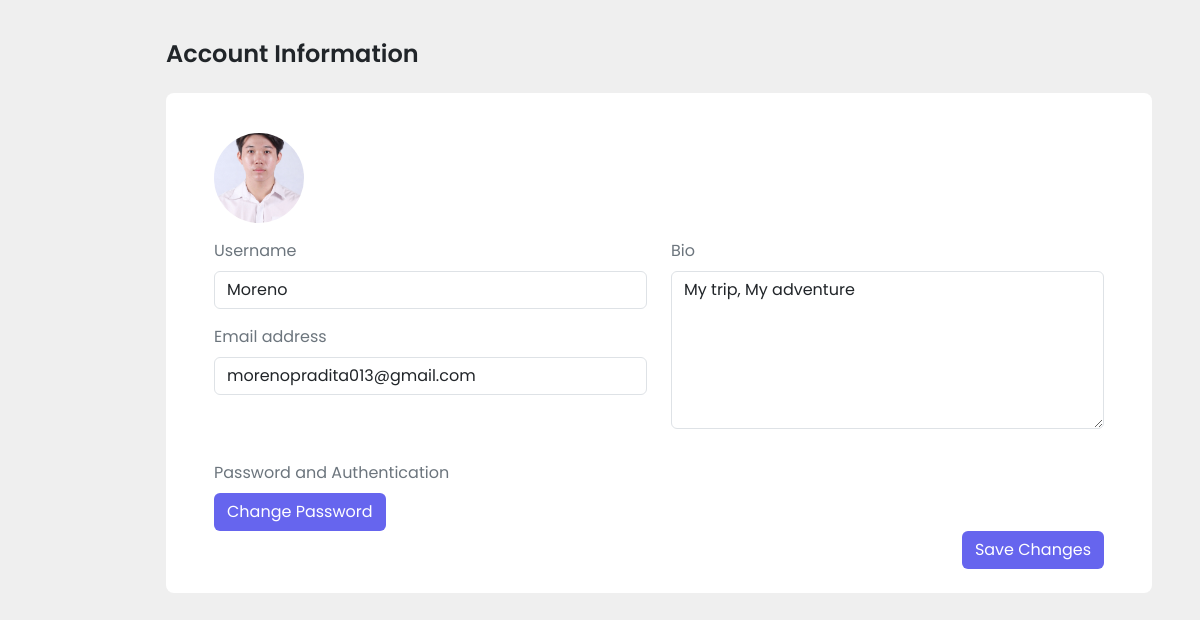
Screenshot of /editProfile.php (signed in) with the database file from the repository.
### tables this page shows
CREATE TABLE `users` (
  `user_id` int NOT NULL,
  `username` varchar(100) NOT NULL,
  `email` varchar(255) NOT NULL,
  `password` varchar(255) NOT NULL,
  `image` varchar(100) DEFAULT NULL,
  `bio` varchar(225) DEFAULT NULL
);

### load-foto.php (called while the page is built, shortened)
<?php
  $userId = $_SESSION['user_id'];
  $sql = "SELECT image, username, email FROM users WHERE user_id = ?";
  $stmt = $conn->prepare($sql);
  $stmt->bind_param("i", $userId);
  $stmt->execute();
  $stmt->store_result();
  $stmt->bind_result($image, $username, $email);
  $image = !empty($image) ? $image : 'uploads/default.jpg';
?>

### pre-profile.php (called while the page is built, shortened)
<?php
    require_once 'mydb.php';
    $user_id = $_SESSION['user_id'];
    $sql = "SELECT username, email, bio FROM users WHERE user_id = ?";
    if ($stmt = $conn->prepare($sql)) {
        $stmt->bind_param('i', $user_id);
        $stmt->execute();
        $stmt->bind_result($username, $email, $bio);
    }
?>

### editProfile.php (the view, shortened to what this page needs)
<?php
    require "pre-profile.php";
    require "load-foto.php";
?>
<html lang="en">
<head>
    <link href="https://cdn.lineicons.com/4.0/lineicons.css" rel="stylesheet" />
    <link href="https://cdn.jsdelivr.net/npm/bootstrap@5.3.0-alpha3/dist/css/bootstrap.min.css" rel="stylesheet"
>
    <link rel="stylesheet" href="style.css">
</head>
<body>
    <div class="wrapper">
        <?php require_once 'sidebar.php';?>
        <div class="main my-4 mx-5">
            <div id="Header" class="d-flex my-3">
                <h1>Account Information</h1>
            </div>
            <div class="bg-white rounded-3 p-4 px-5">
                <form id="editProfile" action="edit-profile.php" method="POST" enctype="multipart/form-data">
                    <div>
                        <img src="<?php echo htmlspecialchars($image); ?>" alt="Profile Picture" id="profileImage" class="mt-3 img-fluid rounded-circle mb-3"
                            style="width: 90px; height: 90px; object-fit: cover; cursor: pointer;" onclick="document.getElementById('fileInput').click();">
                    </div>
                    <div class="row text-secondary">
                        <div class="col-md-6">
                            <div class="mb-3">
                                <label for="username" class="form-label">Username</label>
                                <input type="text" class="form-control" id="username" name="username" value="<?php echo htmlspecialchars($username); ?>" required>
                            </div>
                            <div class="mb-3">
                                <label for="email" class="form-label">Email address</label>
                                <input type="email" class="form-control" id="email" name="email" value="<?php echo htmlspecialchars($email); ?>" required>
                            </div>
                        </div>
                        <div class="col-md-6">
                            <div class="mb-3">
                                <label for="bio" class="form-label">Bio</label>
                                <textarea class="form-control" id="bio" name="bio" rows="6"><?php echo htmlspecialchars($bio); ?></textarea>
                            </div>
                        </div>
                    </div>
                </form>
                    <div>
                        <label for="inputPassword5" class="form-label text-secondary">Password and Authentication</label>
                        <div>
                            <button type="button" class="btn text-white" data-bs-toggle="modal" data-bs-target="#passwordModal"
                            style="background: #6665ee;">Change Password</button>
                        </div>
                        <div class="d-flex justify-content-end">
                            <button type="submit" class="btn text-white" style="background: #6665ee;" form="editProfile">Save Changes</button>
                        </div>
                    </div>
                </div>
            </div>
        </div>
</body>
</html>

### style.css (style rules this page uses)
h1 { font-weight: 600; font-size: 1.5rem; }
body { font-family: 'Poppins', sans-serif; background-color: #efefef; }
.wrapper { display: flex; }
.main { min-height: 100vh; width: 100%; overflow: hidden; transition: all 0.35s ease-in-out; }

### rows the page displays
users: image (picture), username "Moreno", email "morenopradita013@gmail.com", bio "My trip, My adventure"
